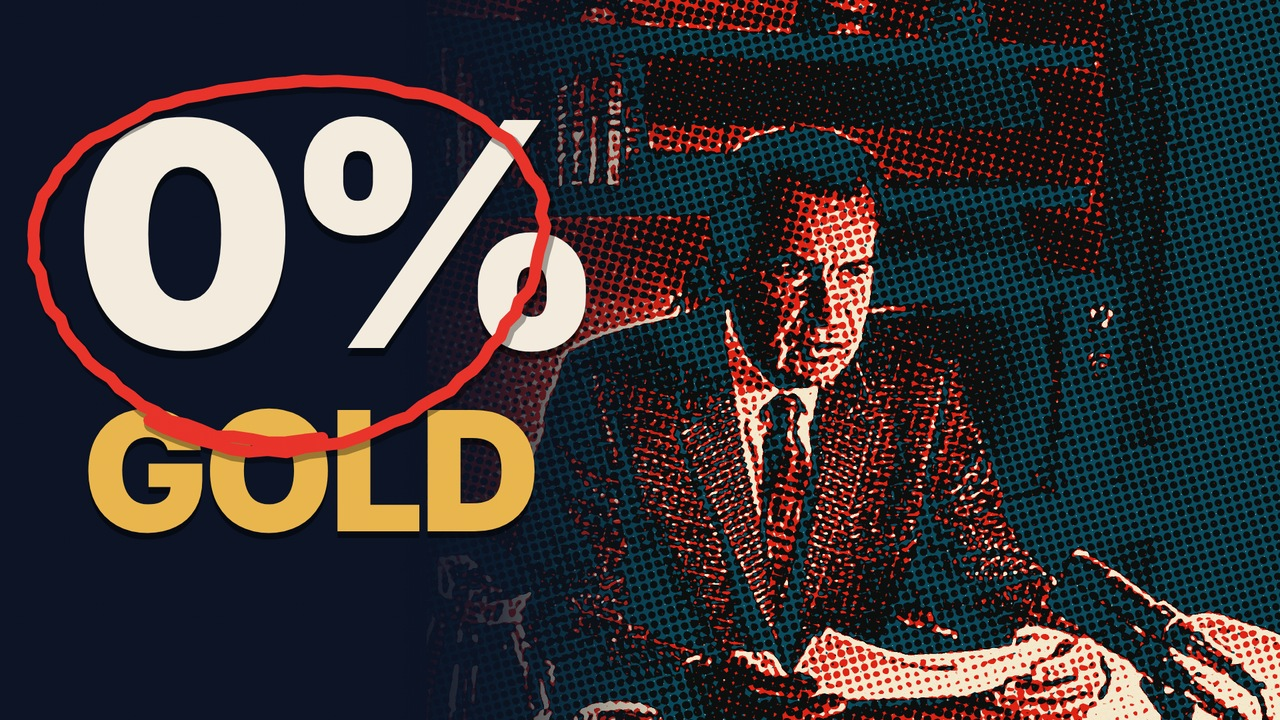
#> input picture money-mirage/thumbnails/v3/MoneyMirage_ep01_thumb_a.jpg, 1280 x 720 px
$ python -i variants.py   (imports and definitions only)
#> lines starting #> are read from the running program, lines starting #| are printed output that depends on the picture
#> `g = Image.new('RGBA', (W, H), (0, 0, 0, 0)); d = ImageDraw.Draw(g); cx..`: g: PIL image 1080x1920 RGBA; every value is 0
#> further down, picture is the input picture: PIL image 1280x720 RGB; mean R, G, B 58.3, 52.9, 54.9
import json, math, random, sys
from PIL import Image, ImageDraw, ImageFilter, ImageFont, ImageEnhance
LANG = sys.argv[1] if len(sys.argv) > 1 else 'en'
# [1 line not run here, left out]
F = 'bsd900.ttf' if LANG == 'en' else 'muk800.ttf'
TXT = {'en': {'v1': ('NO', 'EXIT?'), 'v2': ('AQI', '488?!'), 'v3': ('TRAPPED', 'HERE?'), 'v4': ("CAN'T", 'ESCAPE?')},
       'hi': {'v1': ('कोई', 'रास्ता नहीं'), 'v2': ('AQI', '488?!'), 'v3': ('यहाँ', 'क़ैद'), 'v4': ('निकल', 'नहीं पाता?')}}[LANG]
def pop(im): im = ImageEnhance.Contrast(im).enhance(1.15); im = ImageEnhance.Color(im).enhance(1.35); return ImageEnhance.Brightness(im).enhance(1.05)
#> after `im = ImageEnhance.Contrast(im).enhance(1.15)`:
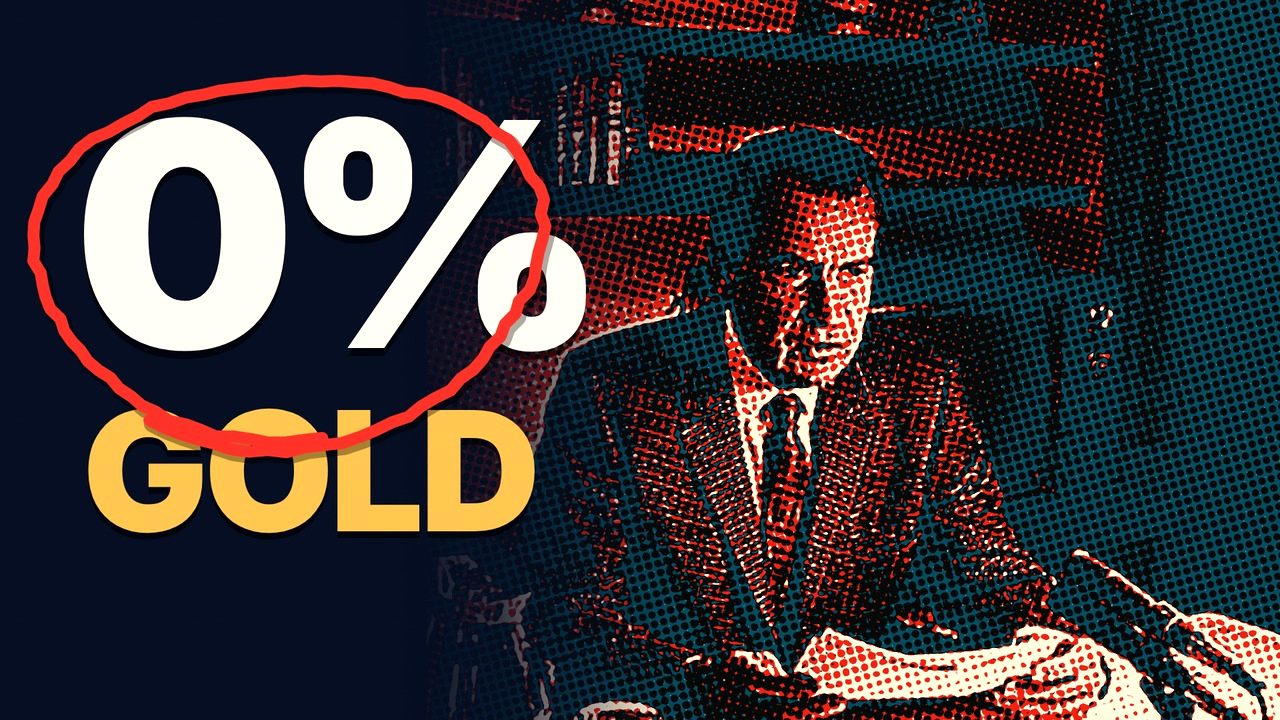
#> im: PIL image 1280x720 RGB; mean R, G, B 57.1, 51.8, 54.7
#> after `im = ImageEnhance.Color(im).enhance(1.35)`:
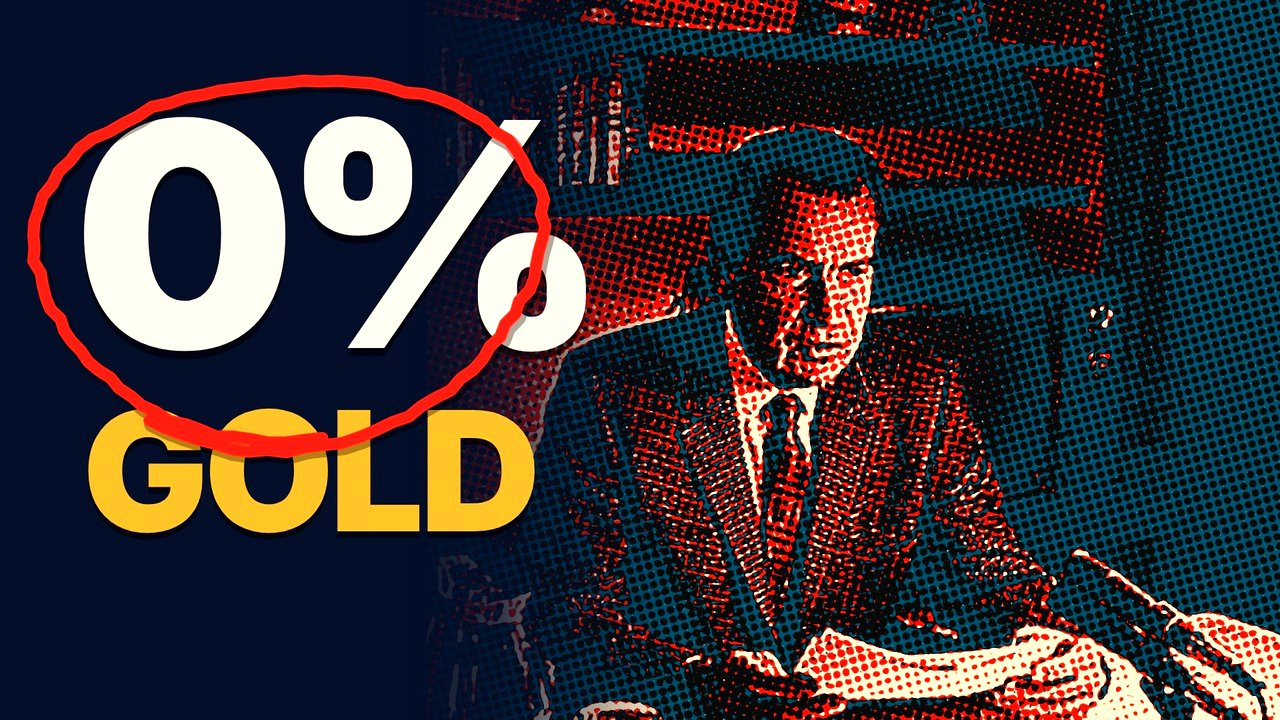
#> im: PIL image 1280x720 RGB; mean R, G, B 57.2, 51, 54.9
# [56 lines left out: functions text, title_text, outline, cloud, not called in this run]
# --- V1: India in its flag (official boundary), a grumpy smog cloud parked on the north ---
# [1 line that did not run here, left out]
lo0, lo1 = 65.0, 100.5; la1 = 21.0 + (lo1 - lo0) * 16 / 9 / 2 * .78; la0 = 21.0 - (lo1 - lo0) * 16 / 9 / 2 * 1.22
# [1 line that did not run here, left out]
# [1 line that did not run here, left out]
P1 = lambda lo, la: ((lo - lo0) / (lo1 - lo0) * W, (la1 - la) / (la1 - la0) * H)
# [3 lines not run here, left out]
g = Image.new('RGBA', (W, H), (0, 0, 0, 0)); d = ImageDraw.Draw(g); cx, cy, R = 540, 1260, 420
# [1 line not run here, left out]
cols = [(46, 194, 126), (245, 211, 60), (255, 154, 31), (255, 75, 43), (179, 18, 74), (90, 11, 58)]
# [8 lines not run here, left out]
# --- V3: haze piled against the Himalaya, India outline, red circle on the plain ---
# [1 line that did not run here, left out]
P3 = lambda lo, la: (((lo - 68) / 26 * SW - x0w) * W / cw, (34 - la) / 14 * H)
# [3 lines not run here, left out]
# [1 line that did not run here, left out]
# [3 lines not run here, left out]
# [1 line that did not run here, left out]
# [1 line that did not run here, left out]
ax0, ay0, ax1, ay1 = cx + 30, cy - 250, cx + 110, cy - 640
# [2 lines not run here, left out]
bx, by = (ax0 + ax1) / 2 + 10, (ay0 + ay1) / 2 + 30; r = 95
# [3 lines not run here, left out]
ax0, ay0, ax1, ay1 = cx + 30, cy - 290, cx + 110, cy - 640
# [2 lines not run here, left out]
bx, by = (ax0 + ax1) / 2 + 10, (ay0 + ay1) / 2 + 30; r = 95
# [6 lines not run here, left out]

>>> from PIL import Image
>>> picture = Image.open('../../../money-mirage/thumbnails/v3/MoneyMirage_ep01_thumb_a.jpg')
>>> result = pop(picture)

$ run again, on money-mirage/ep01v3/src/emi_envelopes.jpg
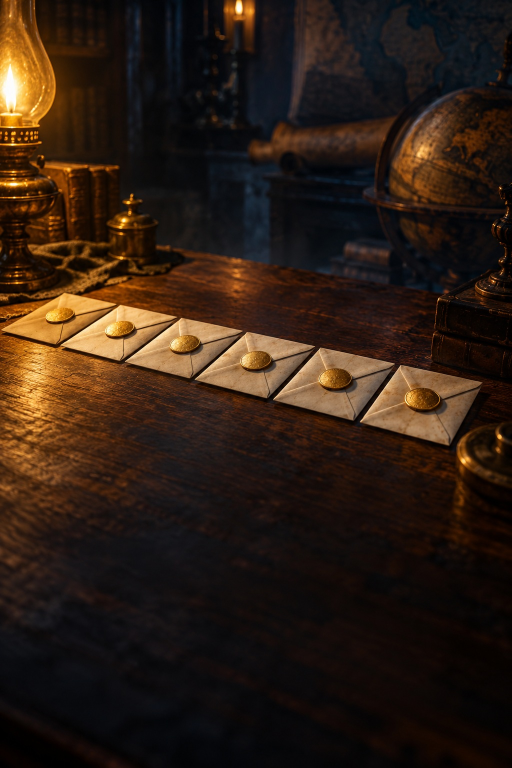
#> input picture money-mirage/ep01v3/src/emi_envelopes.jpg, 1024 x 1536 px (shown at 1/2 size)
#> g: PIL image 1080x1920 RGBA; every value is 0
#> picture is the input picture: PIL image 1024x1536 RGB; mean R, G, B 45.9, 30.2, 19.4
#> in pop, `im = ImageEnhance.Contrast(im).enhance(1.15)`:
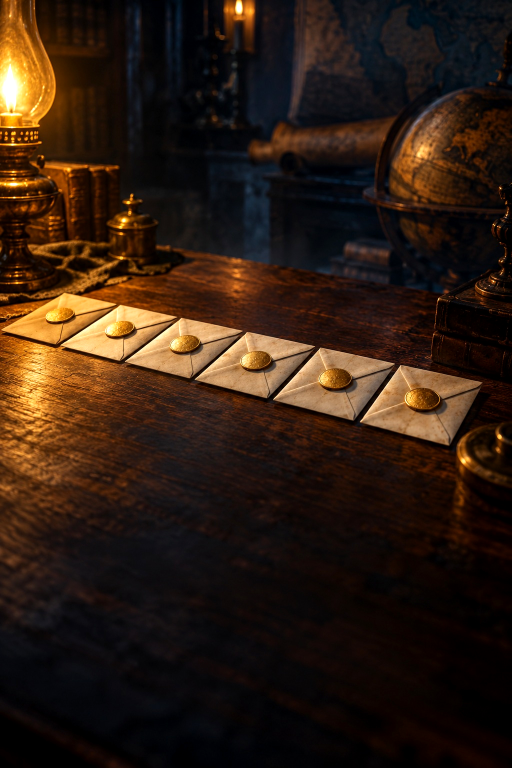
#> im: PIL image 1024x1536 RGB (shown at 1/2 size); mean R, G, B 46.9, 29.3, 17.4
#> in pop, `im = ImageEnhance.Color(im).enhance(1.35)`:
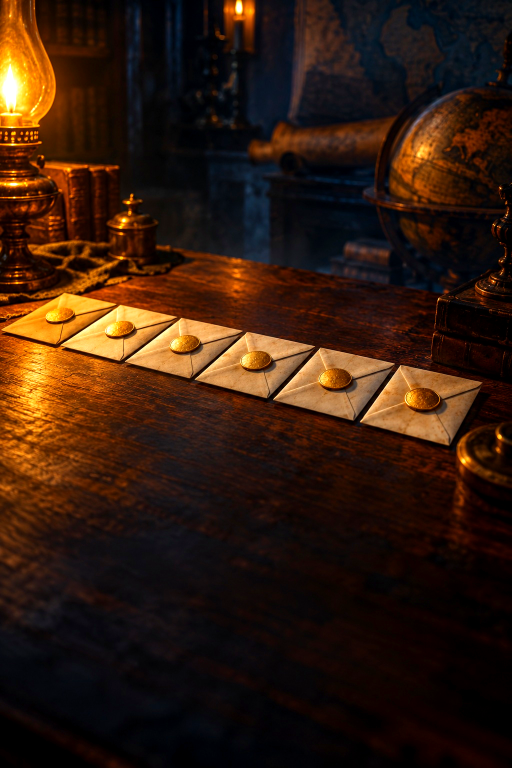
#> im: PIL image 1024x1536 RGB (shown at 1/2 size); mean R, G, B 50.9, 27.5, 13.5
